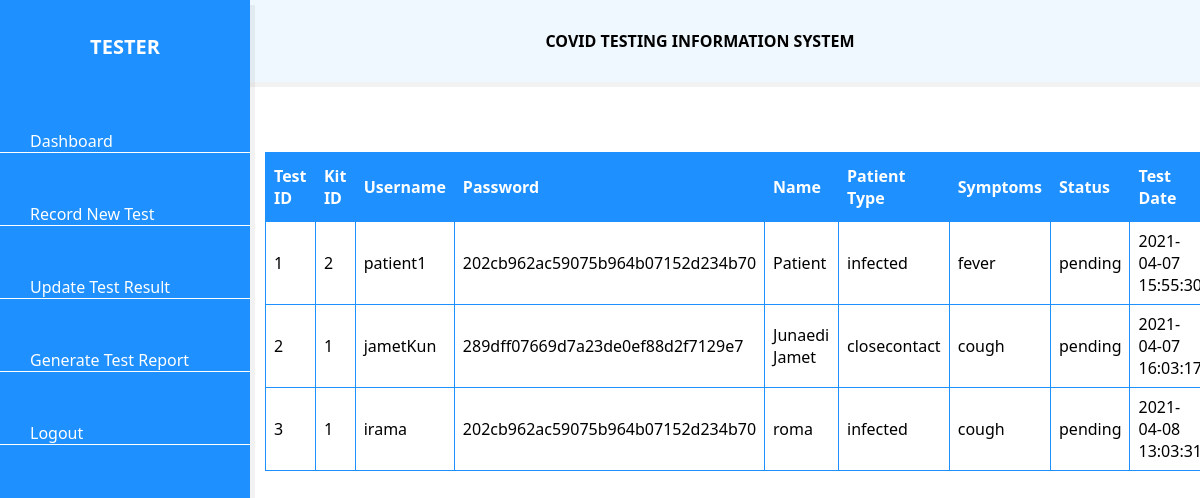
Page /PatientData.php (signed in) on the committed database.
### tables this page shows
CREATE TABLE `covidtest` (
  `testID` int(255) NOT NULL,
  `kitID` int(255) NOT NULL,
  `username` varchar(255) NOT NULL,
  `password` varchar(255) NOT NULL,
  `name` varchar(255) NOT NULL,
  `symptoms` varchar(255) NOT NULL,
  `patientType` varchar(255) NOT NULL,
  `status` varchar(255) NOT NULL,
  `testDate` timestamp NOT NULL DEFAULT current_timestamp()
);

### PatientData.php (the view, shortened to what this page needs)
<?php
if (isset($_SESSION['username'])) {
?>
<!DOCTYPE html>
<html lang="en">
<head>
	<link rel="stylesheet" href="dashboardcss/style.css" />
	<link rel="stylesheet" href="dataTables.bootstrap4.min.css" />
</head>
<body>
	<div class="sidebar">
      <h2>Tester</h2>
      <ul class="nav">
        <li>
          <a href="dashboardTester.php">
            <span>Dashboard</span>
          </a>
        </li>
		<li>
          <a href="RecordNewTestForm.php">
            <span>Record New Test</span>
          </a>
        </li>
        <li>
          <a href="#">
            <span>Update Test Result</span>
          </a>
        </li>
        <li>
          <a href="#">
            <span>Generate Test Report</span>
          </a>
        </li>
        <li>
          <a href="Logout.php">
            <span>Logout</span>
          </a>
        </li>
      </ul>
    </div>
    <div class="main">
      <b>COVID TESTING INFORMATION SYSTEM</b>
    </div>
	<?php include "db_conn.php";?>
	<div style="overflow-x: auto;">
		<table id="patient">
			<thead>
				<tr>
					<th>Test ID</th>
					<th>Kit ID</th>
					<th>Username</th>
					<th>Password</th>
					<th>Name</th>
					<th>Patient Type</th>
                    <th>Symptoms</th>
					<th>Status</th>
					<th>Test Date</th>
				</tr>
			</thead>
			<tbody>
			<?php
				$data = mysqli_query($conn, "SELECT * FROM covidtest");
				while($display = mysqli_fetch_array($data)){
					echo "
					<tr>
						<td>$display[testID]</td>
						<td>$display[kitID]</td>
						<td>$display[username]</td>
						<td>$display[password]</td>
						<td>$display[name]</td>
						<td>$display[patientType]</td>
						<td>$display[symptoms]</td>
						<td>$display[status]</td>
						<td>$display[testDate]</td>
						<td>
							<a href='UpdateRecordNewTestForm.php?id=$display[testID]'> Update </a>
						</td>
					</tr>";
				}
			?>
			</tbody>
		</table>
	</div>
  </body>
</html>
<?php
}

### dashboardcss/style.css (style rules this page uses)
* { margin: 0; padding: 0; text-decoration: none; }
body { box-sizing: border-box; font-family: 'Segoe UI', Tahoma, Geneva, Verdana, sans-serif; }
.sidebar { position: fixed; background: #1E90FF; box-shadow: 5px 5px rgba(0, 0, 0, 0.05); width: 250px; height: 100%; top: 0; left: 0; z-index: 1; }
.sidebar h2 { text-align: center; font-size: 20px; text-transform: uppercase; color: #ffffff; background: #1E90FF; padding: 20px; font-weight: bold; }
.sidebar ul li { border-bottom: 1px solid #ffffff; margin: 50px 0; }
.sidebar ul li a { color: #ffffff; padding: 0 30px; }
.main { text-align: center; background: #F0F8FF; box-shadow: 5px 5px rgba(0, 0, 0, 0.05); margin-left: 200px; padding: 30px; }
h2 { color: #FFFFFF; text-align: center; margin-bottom: 40px; }
h2 { margin-top: 5%; }
#patient { border-collapse: collapse; width: 85.3%; margin-left: 265px; margin-top: 70px; }
#patient td, #patient th { border: 1px solid #1E90FF; padding: 8px; }
#patient th { padding-top: 12px; padding-bottom: 12px; text-align: left; background-color: #1E90FF; color: white; }

### rows in the picture
covidtest: testID "1", kitID "2", username "patient1", password "202cb962ac59075b964b07152d234b70", name "Patient", patientType "infected", symptoms "fever", status "pending", testDate "2021-04-07…"
covidtest: testID "2", kitID "1", username "jametKun", password "289dff07669d7a23de0ef88d2f7129e7", name "Junaedi Jamet", patientType "closecontact", symptoms "cough", status "pending", testDate "2021-04-07…"
covidtest: testID "3", kitID "1", username "irama", password "202cb962ac59075b964b07152d234b70", name "roma", patientType "infected", symptoms "cough", status "pending", testDate "2021-04-08…"
